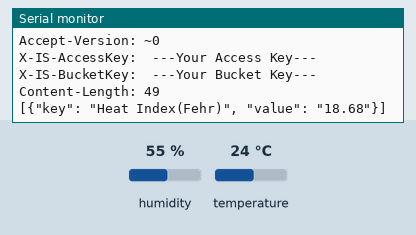
This sketch was run on a simulated ESP8266 (NodeMCU). On the bench: the last lines printed to the serial monitor. The inputs (shaded band) are chosen by the test bench; at power-on: humidity 55 %, temperature 24 °C. WiFi joins after 1.5 s; servers stay silent unless stated; uploads are accepted with an empty reply.

Above: at 15.5 s.
15.6 s: humidity set to 22 %
At 19.5 s:
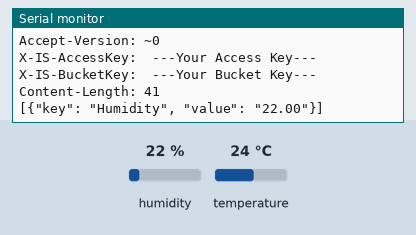
27.9 s: temperature set to 12 °C
At 39.2 s:
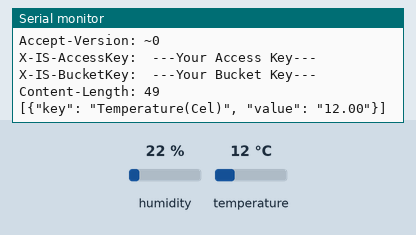
40.2 s: humidity set to 40 %
At 42.2 s:
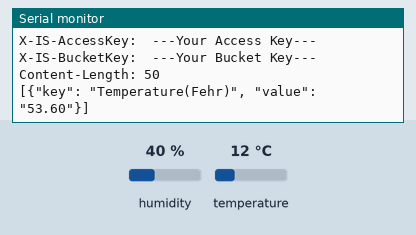
Timing chart, 0 to 43.7 s (numbered marks = the images above; inputs shaded):
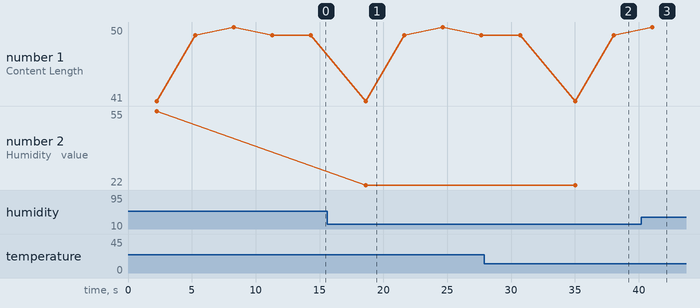

The sketch:

InitialStateDHT.ino
```cpp
/*
send data to initialstate.com
*/


#include <ESP8266WiFi.h>
#include "DHT.h"

//function Prototypes
bool postData();
bool postBucket();

#define DHTPIN 5

// Uncomment whatever DHT sensor type you're using!
#define DHTTYPE DHT11  // DHT 11
//#define DHTTYPE DHT21  // DHT 21
//#define DHTTYPE DHT22  // DHT 22

DHT dht(DHTPIN,DHTTYPE); //Instantiate DHT object
WiFiClient client;  //Instantiate WiFi object


const char* MY_SSID = "ND-guest";
const char* MY_PWD =  "";


////////////////////////////
// Initial State Streamer //
////////////////////////////

// Data destination
// https can't be handled by the ESP8266, thus "insecure"
#define ISDestURL "insecure-groker.initialstate.com"
// Bucket key (hidden reference to your bucket that allows appending):
#define bucketKey "---Your Bucket Key---"
// Bucket name (name your data will be associated with in Initial State):
#define bucketName "---Your Bucket Name---"   //"Arduino Stream"
// Access key (the one you find in your account settings):
#define accessKey "---Your Access Key---"

// How many signals are in your stream? You can have as few or as many as you want
const int NUM_SIGNALS = 5;

// What are the names of your signals (i.e. "Temperature", "Humidity", etc.)
String signalName[NUM_SIGNALS] = {"Humidity", "Temperature(Cel)","Temperature(Fehr)",
                                  "Heat Index(Cel)","Heat Index(Fehr)"};

// This array is to store our signal data later
String signalData[NUM_SIGNALS];


void setup()
{

  Serial.begin(115200);
  dht.begin();
  Serial.print("Connecting to "+*MY_SSID);
  WiFi.begin(MY_SSID, MY_PWD);
  Serial.println("going into wl connect");

  while (WiFi.status() != WL_CONNECTED) //not connected,..waiting to connect
    {
      delay(1000);
      Serial.print(".");
    }
  Serial.println("wl connected");
  Serial.println("");
  Serial.println("Credentials accepted! Connected to wifi\n ");
  Serial.println("");
}

void loop() {


  // if there's incoming data from the net connection.
  // send it out the serial port.  This is for debugging
  // purposes only:
  if (client.available())
  {
    char c = client.read();
    Serial.write(c);
  }

    float h = dht.readHumidity();
    // Read temperature as Celsius (the default)
    float t = dht.readTemperature();
    // Read temperature as Fahrenheit (isFahrenheit = true)
    float f = dht.readTemperature(true);

    // Check if any reads failed and exit early (to try again).
  if (isnan(h) || isnan(t) || isnan(f))
  {
    Serial.println("Failed to read from DHT sensor!");
    return;
  }


  // Compute heat index in Celsius (isFahreheit = false)
  float hic = dht.computeHeatIndex(f, h, false);
    // Compute heat index in Fahrenheit (the default)
  float hif = dht.computeHeatIndex(t, h);


  Serial.print("Humidity: ");
  Serial.print(h);
  Serial.print(" %\t");
  Serial.print("Temperature: ");
  Serial.print(t);
  Serial.print(" *C ");
  Serial.print(f);
  Serial.print(" *F\t");
  Serial.print("Heat index: ");
  Serial.print(hic);
  Serial.print(" *C ");
  Serial.print(hif);
  Serial.println(" *F\n");


  //fill our array with each sensor element strings casted from floats
   signalData[0] = (String) h;
   signalData[1] = (String) t;
   signalData[2] = (String) f;
   signalData[3] = (String) hic;
   signalData[4] = (String) hif;


  // The postData() function streams our events
  while(!postData());

  // Wait for 1 seconds before collecting and sending the next batch
  delay(1000);

}

// this method makes a HTTP connection to the server and creates a bucket is it does not exist:
bool postBucket() {
  // close any connection before send a new request.
  // This will free the socket on the WiFi shield
  client.stop();

  // if there's a successful connection:
  if (client.connect(ISDestURL, 80)) {
    Serial.println("connecting...");
    // send the HTTP PUT request:
    // Build HTTP request.
    String toSend = "POST /api/buckets HTTP/1.1\r\n";
    toSend += "Host:";
    toSend += ISDestURL;
    toSend += "\r\n" ;
    toSend += "User-Agent:Arduino\r\n";
    toSend += "Accept-Version: ~0\r\n";
    toSend += "X-IS-AccessKey: " accessKey "\r\n";
    toSend += "Content-Type: application/json\r\n";
    String payload = "{\"bucketKey\": \"" bucketKey "\",";
    payload += "\"bucketName\": \"" bucketName "\"}";
    payload += "\r\n";
    toSend += "Content-Length: "+String(payload.length())+"\r\n";
    toSend += "\r\n";
    toSend += payload;

    client.println(toSend);
    Serial.println(toSend);

    return true;
  } else {
    // if you couldn't make a connection:
    Serial.println("connection failed");
    return false;
  }
}


// this method makes a HTTP connection to the server and sends the signals measured:
bool postData() {
  // close any connection before send a new request.
  // This will free the socket on the WiFi shield
  client.stop();

  // if there's a successful connection:
  if (client.connect(ISDestURL, 80)) {
    Serial.println("connecting...");
    // send the HTTP PUT request:
    // Build HTTP request.
    // Build HTTP request.

  for (int i=0; i<NUM_SIGNALS; i++){
    String toSend = "POST /api/events HTTP/1.1\r\n";
    toSend += "Host:";
    toSend += ISDestURL;
    toSend += "\r\n" ;
    toSend += "Content-Type: application/json\r\n";
    toSend += "User-Agent: Arduino\r\n";
    toSend += "Accept-Version: ~0\r\n";
    toSend += "X-IS-AccessKey:  " accessKey "\r\n";
    toSend += "X-IS-BucketKey:  " bucketKey "\r\n";

    String payload = "[{\"key\": \"" + signalName[i] + "\", ";
    payload +="\"value\": \"" + signalData[i] + "\"}]\r\n";

    toSend += "Content-Length: "+String(payload.length())+"\r\n";
    toSend += "\r\n";
    toSend += payload;

    Serial.println(toSend);
    client.println(toSend);
    delay(3000);//so not to overload requests on Intialstate, adjust as needed
   }
  return true;
  } else {
    // if you couldn't make a connection:
    Serial.println("connection failed");
    return false;
  }

}
```

Measured:
- after the input at 15.6 s, the serial monitor: prints a new line after 2.8 s (image 1)
- after the input at 27.9 s, the serial monitor: prints a new line after 6.9 s (image 2)
- plotted number 2: 55 → 22 after the input at 15.6 s, 22 → 40 after the input at 40.2 s
